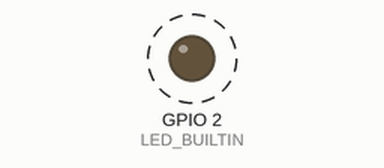
This sketch was run on a simulated ESP8266 (NodeMCU). On the bench: output pins drawn as LEDs (lit = HIGH, except the on-board LED, lit = LOW). Dashed ring = blinking. WiFi joins after 1.5 s; servers stay silent unless stated; what the sketch prints to the serial monitor is not drawn.

Above: at 1.7 s.
Timing chart, 0 to 4.5 s (numbered marks = the images above):
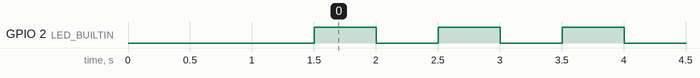

Measured:
- by itself, GPIO 2 (LED_BUILTIN): alternates HIGH for 0.50 s and LOW for 0.50 s

The sketch:

blink_elegant_ota.ino
```cpp
  #include <ESP8266WiFi.h>
  #include <WiFiClient.h>
  #include <ESP8266WebServer.h>
  #include <ElegantOTA.h>

const char* ssid = "cxvnj4w35uR4354ERWR";
const char* password = "cxvnj4w35uR4354ERWR.+/#!RoS6Qk8C:|";
ESP8266WebServer server(80);

void setup() {
  Serial.begin(115200);
  WiFi.mode(WIFI_STA);
  WiFi.begin(ssid, password);
   while (WiFi.status() != WL_CONNECTED) {
    delay(500);
    Serial.print(".");
  }
    Serial.println("");
  Serial.print("Connected to ");
  Serial.println(ssid);
  Serial.print("IP address: ");
  Serial.println(WiFi.localIP());
  ElegantOTA.begin(&server);
  pinMode(LED_BUILTIN, OUTPUT);

}

// the loop function runs over and over again forever
void loop() {
  ElegantOTA.loop();
  digitalWrite(LED_BUILTIN, HIGH);  // turn the LED on (HIGH is the voltage level)
  delay(500);                      // wait for a second
  digitalWrite(LED_BUILTIN, LOW);   // turn the LED off by making the voltage LOW
  delay(500);                      // wait for a second
}
```
